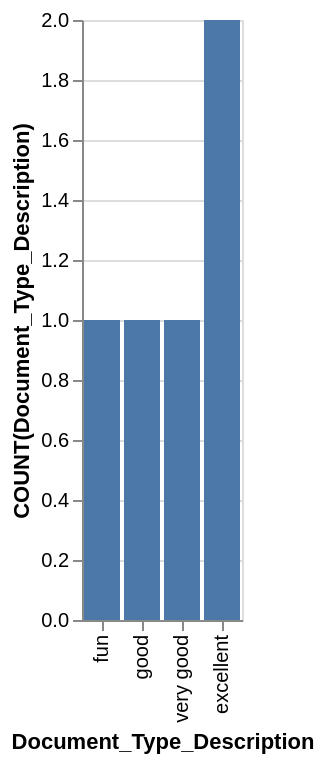

This figure's Vega-Lite source:
### Vega-Lite specification from a JSON file in a GitHub repository (floating-point values rounded to 4 significant figures)
{"data": {"values": [{"x_data": "fun", "y_data": 1}, {"x_data": "good", "y_data": 1}, {"x_data": "very good", "y_data": 1}, {"x_data": "excellent", "y_data": 2}]}, "mark": "bar", "encoding": {"x": {"field": "x_data", "type": "nominal", "title": "Document_Type_Description", "sort": {"op": "sum", "field": "y_data", "order": "ascending"}}, "y": {"field": "y_data", "type": "quantitative", "title": "COUNT(Document_Type_Description)"}}}
